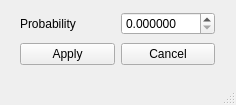
<?xml version="1.0" encoding="UTF-8"?>
<ui version="4.0">
 <class>Spice</class>
 <widget class="QMainWindow" name="Spice">
  <property name="geometry">
   <rect>
    <x>0</x>
    <y>0</y>
    <width>236</width>
    <height>105</height>
   </rect>
  </property>
  <property name="windowTitle">
   <string>Spice Noise</string>
  </property>
  <widget class="QWidget" name="centralwidget">
   <widget class="QWidget" name="layoutWidget">
    <property name="geometry">
     <rect>
      <x>20</x>
      <y>10</y>
      <width>195</width>
      <height>59</height>
     </rect>
    </property>
    <layout class="QGridLayout" name="gridLayout">
     <item row="0" column="0">
      <widget class="QLabel" name="label_prob">
       <property name="text">
        <string>Probability</string>
       </property>
      </widget>
     </item>
     <item row="1" column="0">
      <widget class="QPushButton" name="btn_apply">
       <property name="text">
        <string>Apply</string>
       </property>
      </widget>
     </item>
     <item row="1" column="1">
      <widget class="QPushButton" name="btn_cancel">
       <property name="text">
        <string>Cancel</string>
       </property>
      </widget>
     </item>
     <item row="0" column="1">
      <widget class="QDoubleSpinBox" name="num_prob">
       <property name="decimals">
        <number>6</number>
       </property>
       <property name="maximum">
        <double>0.999999000000000</double>
       </property>
       <property name="singleStep">
        <double>0.000001000000000</double>
       </property>
      </widget>
     </item>
    </layout>
   </widget>
  </widget>
  <widget class="QStatusBar" name="statusbar"/>
 </widget>
 <resources/>
 <connections>
  <connection>
   <sender>btn_cancel</sender>
   <signal>clicked()</signal>
   <receiver>Spice</receiver>
   <slot>close()</slot>
   <hints>
    <hint type="sourcelabel">
     <x>167</x>
     <y>53</y>
    </hint>
    <hint type="destinationlabel">
     <x>117</x>
     <y>52</y>
    </hint>
   </hints>
  </connection>
 </connections>
</ui>
